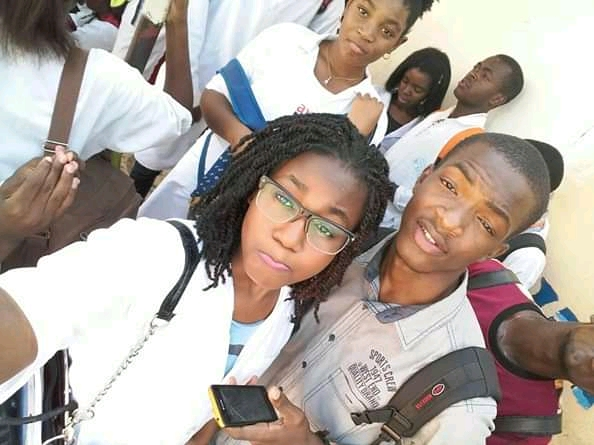
#> input picture Imagens/img6.jpg, 594 x 445 px
$ python 'Aula 2 - Mais Parâmetros.py'
#> lines starting #> are read from the running program, lines starting #| are printed output that depends on the picture; after the words box and inside, x2 and y2 are one past the last pixel; in counts of white or black regions, pixels touching at a corner belong together
import cv2


carregaAlgoritmo = cv2.CascadeClassifier('haarcascades/haarcascade_frontalface_default.xml')
imagem = cv2.imread('Imagens/img6.jpg')
#> imagem is the input picture: shape (445, 594, 3); mean B, G, R 157.7, 164.8, 175.4
cinza = cv2.cvtColor(imagem, cv2.COLOR_BGR2GRAY)
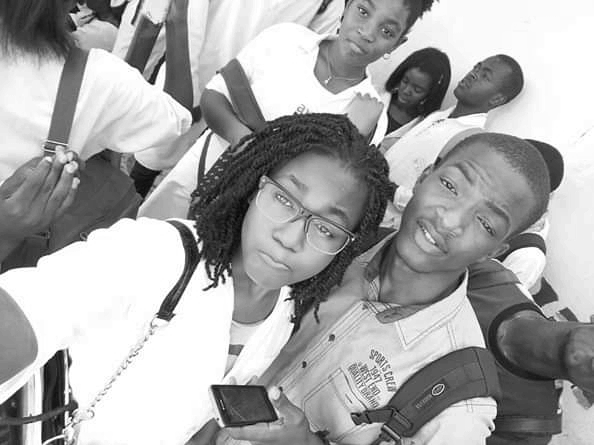
#> cinza: shape (445, 594); min 2, max 255, mean 167.2
faces = carregaAlgoritmo.detectMultiScale(cinza, scaleFactor=1.08, minNeighbors=1, minSize=(5, 5))
#> faces = [[54, 6, 48, 48], [294, 190, 64, 64]]
print(faces)
#| [[ 54   6  48  48]
#|  [294 190  64  64]]

for (x, y, l, a) in faces:
    cv2.rectangle(imagem, (x, y), (x + l, y + a), (0, 255, 0), 2)
#> this loop made 2 passes
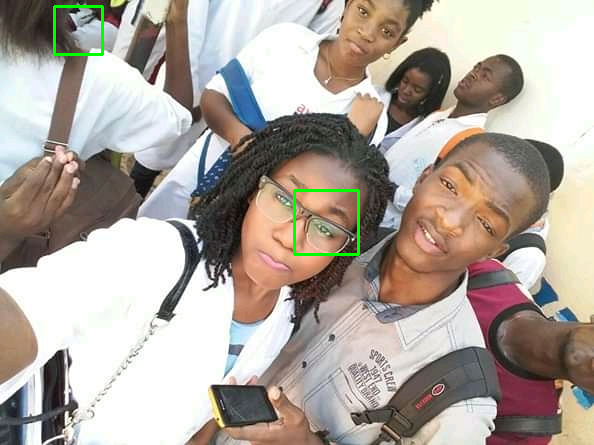
#> imagem: shape (445, 594, 3); 0.51% of pixels changed, all inside (x1, y1, x2, y2) = (53, 5, 360, 256)

cv2.imshow('faces', imagem)
cv2.waitKey()

$ run again, with Imagens/img1.jpg copied over Imagens/img6.jpg
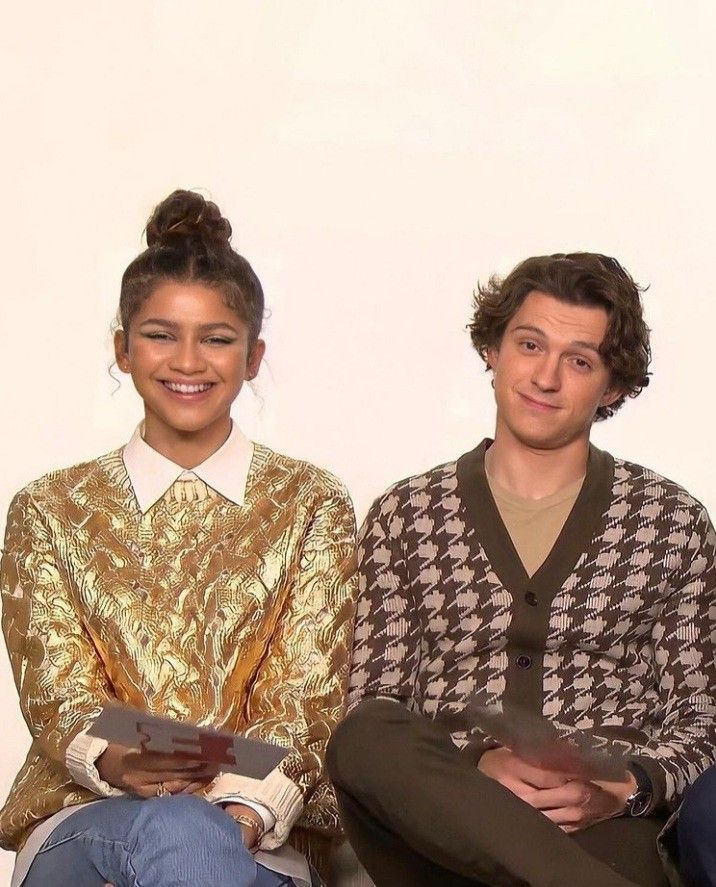
#> input picture Imagens/img1.jpg, 716 x 887 px
#> imagem is the input picture: shape (887, 716, 3); mean B, G, R 147.3, 163.1, 185.5
#> `cinza = cv2.cvtColor(imagem, cv2.COLOR_BGR2GRAY)`:
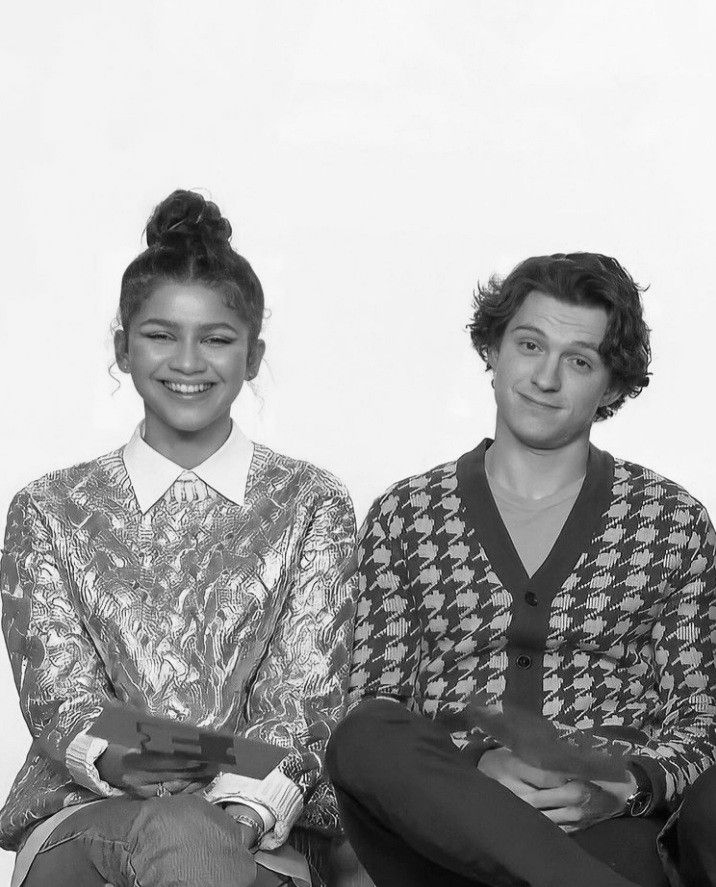
#> cinza: shape (887, 716); min 0, max 254, mean 168
#> faces = [[536, 630, 25, 25], [602, 457, 28, 28], [299, 537, 36, 36], [534, 680, 36, 36], [481, 444, 80, 80], [475, 654, 57, 57], [366, 645, 65, 65], [118, 282, 137, 137], [487, 299, 133, 133]]
#| [[536 630  25  25]
#|  [602 457  28  28]
#|  [299 537  36  36]
#|  [534 680  36  36]
#|  [481 444  80  80]
#|  [475 654  57  57]
#> (further printed lines are left out)
#> the loop `for (x, y, l, a) in faces:` made 9 passes
#> after the loop `for (x, y, l, a) in faces:`:
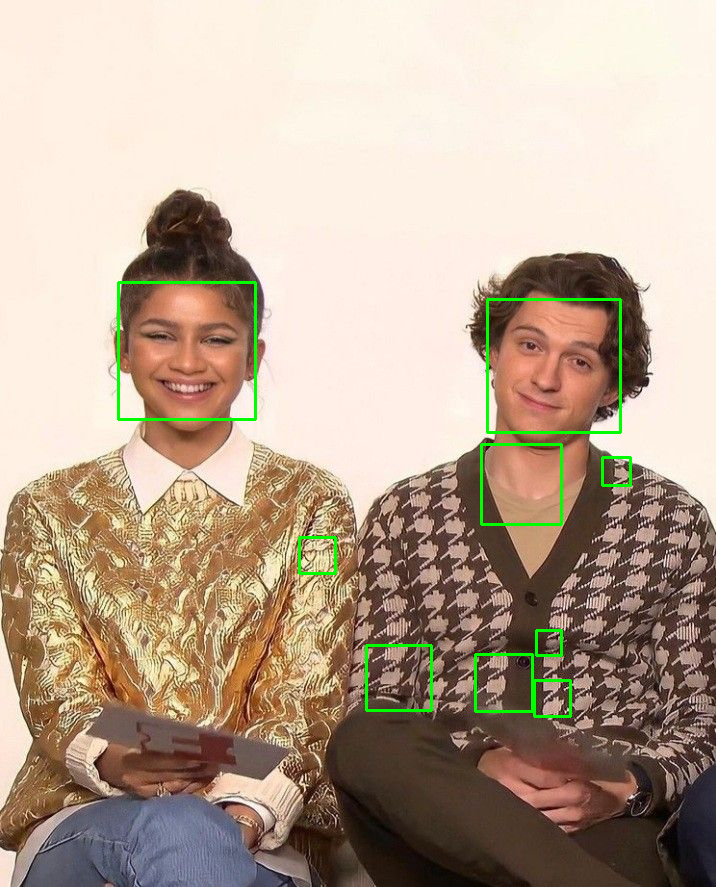
#> imagem: shape (887, 716, 3); 1.12% of pixels changed, all inside (x1, y1, x2, y2) = (117, 281, 632, 718)

$ run again, with Imagens/img3.jpg copied over Imagens/img6.jpg
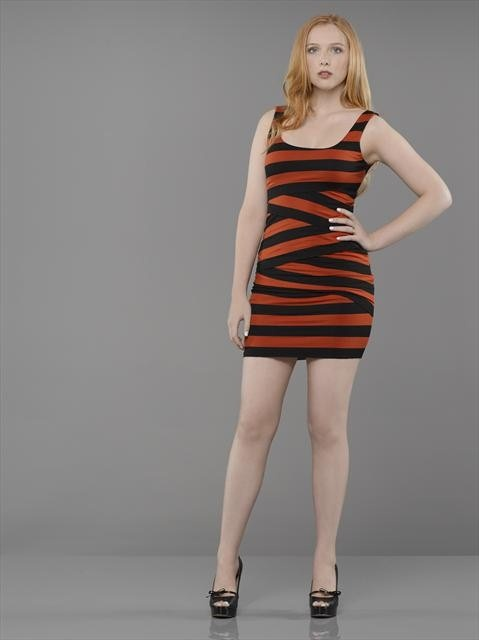
#> input picture Imagens/img3.jpg, 479 x 640 px
#> imagem is the input picture: shape (640, 479, 3); mean B, G, R 126.5, 128.9, 135.9
#> `cinza = cv2.cvtColor(imagem, cv2.COLOR_BGR2GRAY)`:
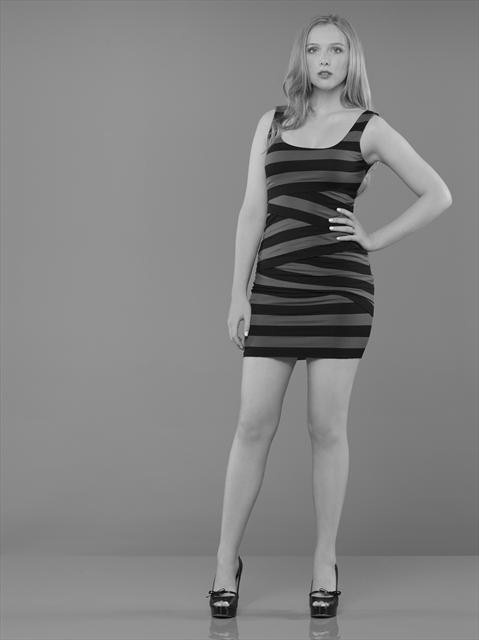
#> cinza: shape (640, 479); min 0, max 245, mean 130.8
#> faces = [[293, 26, 63, 63], [236, 268, 58, 58], [214, 19, 224, 224]]
#| [[293  26  63  63]
#|  [236 268  58  58]
#|  [214  19 224 224]]
#> the loop `for (x, y, l, a) in faces:` made 3 passes
#> after the loop `for (x, y, l, a) in faces:`:
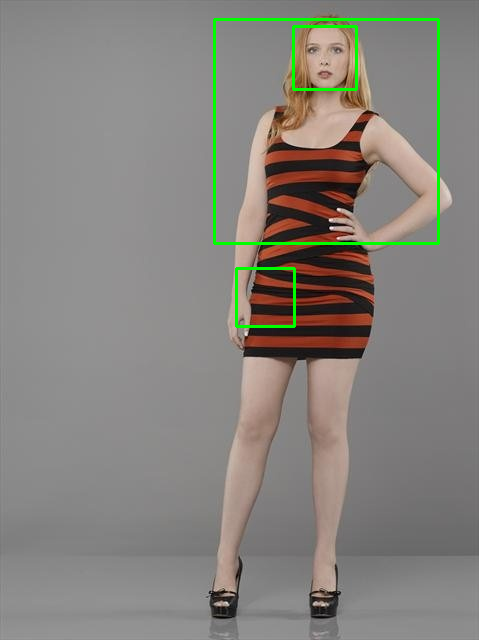
#> imagem: shape (640, 479, 3); 1.35% of pixels changed, all inside (x1, y1, x2, y2) = (213, 18, 440, 328)
